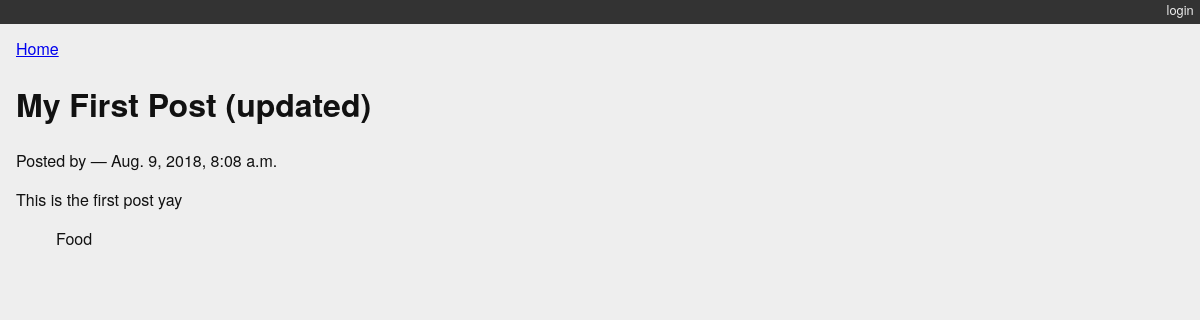
The app's page /posts/1/ with its own data.
### myblog/models.py (models this page shows)
class Post(models.Model):
    title = models.CharField(max_length=128)
    text = models.TextField(blank=True)
    author = models.ForeignKey(User, on_delete=models.CASCADE)
    created_date = models.DateTimeField(auto_now_add=True)
    modified_date = models.DateTimeField(auto_now=True)
    published_date = models.DateTimeField(blank=True, null=True)
    def __str__(self):
        return self.title

class Category(models.Model):
    name = models.CharField(max_length=128)
    description = models.TextField(blank=True)
    posts = models.ManyToManyField(Post, blank=True, related_name='categories')
    def __str__(self):
        return self.name
    class Meta:
        verbose_name_plural = 'Categories'

### myblog/views.py (the view)
# urls.py: path('posts/<int:post_id>/', detail_view, name='blog_detail'),
def detail_view(request, post_id):
    published = Post.objects.exclude(published_date__exact=None)
    try:
        post = published.get(pk=post_id)
    except Post.DoesNotExist:
        raise Http404
    context = {'post': post}
    return render(request, 'detail.html', context)

### myblog/templates/detail.html
{% extends "base.html" %}
{% block content %}
<a class="backlink" href="/">Home</a>
<h1>{{ post }}</h1>
<p class="byline">
  Posted by {{ post.author_name }} &mdash; {{ post.published_date }}
</p>
<div class="post-body">
  {{ post.text }}
</div>
<ul class="categories">
  {% for category in post.categories.all %}
    <li>{{ category }}</li>
  {% endfor %}
</ul>
{% endblock %}

### myblog/static/django_blog.css (style rules this page uses)
body { background-color: #eee; color: #111; font-family: "HelveticaNeue-Light", "Helvetica Neue Light", "Helvetica Neue", Helvetica, Arial, "Lucida Grande", sans-serif; margin:0; padding:0; }
ul.categories { list-style: none; list-style-type: none; }
ul.categories li { display: inline; }

### records on screen
Post: title "My First Post (updated)", published_date "Aug. 9, 2018, 8:08 a.m.", text "This is the first post yay"
Category: name "Food"
